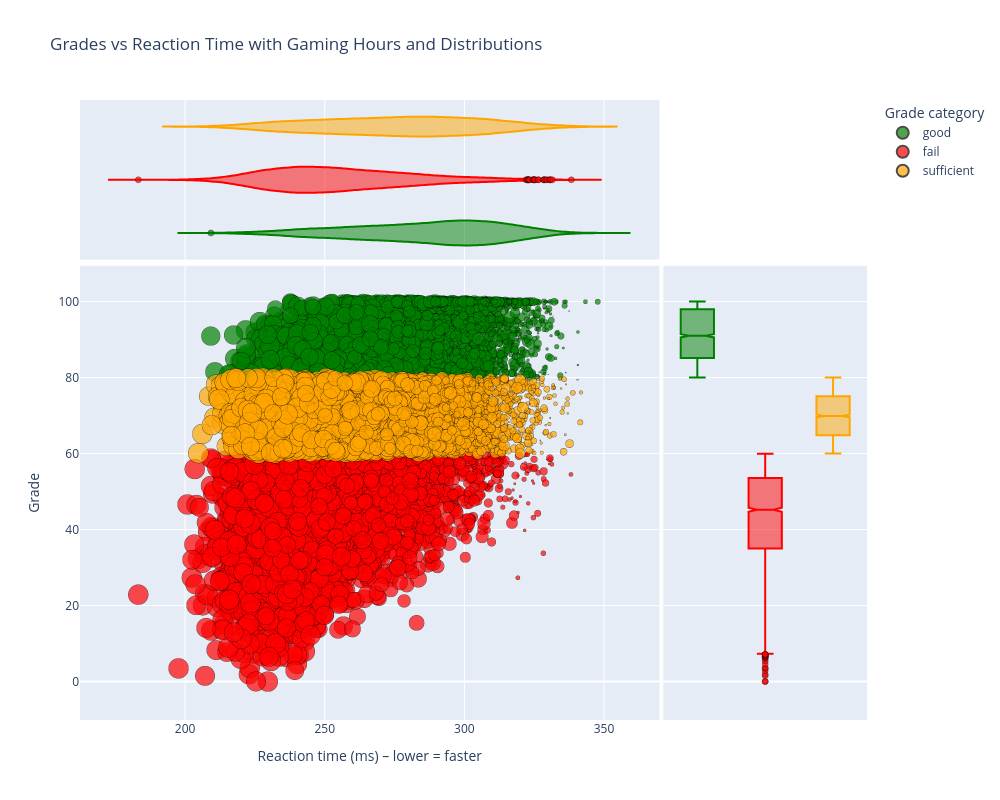

Here is the notebook cell this chart was saved with:
### Code cell
#| class: col-page-right

%run plots/gaming_response_time.ipynb

### Figure 1 — Plotly figure (JSON) as saved in the notebook; plotly's stock layout.template omitted (floating-point values rounded to 4 significant figures; data arrays with more than 128 entries replaced by an {"elided": "..."} marker saying what was removed)
{"data": [{"customdata": {"elided": "2317x3 mixed values"}, "hovertemplate": "Grade category =%{customdata[2]}<br>Reaction time (ms) =%{x}<br>Grade =%{y}<br>Gaming hours/week =%{customdata[0]}<br>Study hours/week =%{customdata[1]}<extra></extra>", "legendgroup": "good", "marker": {"color": "green", "line": {"color": "black", "width": 0.5}, "opacity": 0.7, "size": {"elided": "2317 float values"}, "sizemode": "area", "sizeref": 0.02, "symbol": "circle"}, "mode": "markers", "name": "good", "showlegend": true, "type": "scattergl", "x": {"elided": "2317 float values"}, "xaxis": "x", "y": {"elided": "2317 float values"}, "yaxis": "y"}, {"alignmentgroup": "True", "customdata": {"elided": "2317x3 mixed values"}, "hovertemplate": "Grade category =%{customdata[2]}<br>Reaction time (ms) =%{x}<br>Gaming hours/week =%{customdata[0]}<br>Study hours/week =%{customdata[1]}<extra></extra>", "legendgroup": "good", "marker": {"color": "green", "line": {"color": "black", "width": 0.5}, "opacity": 0.7, "symbol": "circle"}, "name": "good", "offsetgroup": "good", "scalegroup": "x", "showlegend": false, "type": "violin", "x": {"elided": "2317 float values"}, "xaxis": "x3", "yaxis": "y3"}, {"alignmentgroup": "True", "customdata": {"elided": "2317x3 mixed values"}, "hovertemplate": "Grade category =%{customdata[2]}<br>Grade =%{y}<br>Gaming hours/week =%{customdata[0]}<br>Study hours/week =%{customdata[1]}<extra></extra>", "legendgroup": "good", "marker": {"color": "green", "line": {"color": "black", "width": 0.5}, "opacity": 0.7, "symbol": "circle"}, "name": "good", "notched": true, "offsetgroup": "good", "showlegend": false, "type": "box", "xaxis": "x2", "y": {"elided": "2317 float values"}, "yaxis": "y2"}, {"customdata": {"elided": "3131x3 mixed values"}, "hovertemplate": "Grade category =%{customdata[2]}<br>Reaction time (ms) =%{x}<br>Grade =%{y}<br>Gaming hours/week =%{customdata[0]}<br>Study hours/week =%{customdata[1]}<extra></extra>", "legendgroup": "fail", "marker": {"color": "red", "line": {"color": "black", "width": 0.5}, "opacity": 0.7, "size": {"elided": "3131 float values"}, "sizemode": "area", "sizeref": 0.02, "symbol": "circle"}, "mode": "markers", "name": "fail", "showlegend": true, "type": "scattergl", "x": {"elided": "3131 float values"}, "xaxis": "x", "y": {"elided": "3131 float values"}, "yaxis": "y"}, {"alignmentgroup": "True", "customdata": {"elided": "3131x3 mixed values"}, "hovertemplate": "Grade category =%{customdata[2]}<br>Reaction time (ms) =%{x}<br>Gaming hours/week =%{customdata[0]}<br>Study hours/week =%{customdata[1]}<extra></extra>", "legendgroup": "fail", "marker": {"color": "red", "line": {"color": "black", "width": 0.5}, "opacity": 0.7, "symbol": "circle"}, "name": "fail", "offsetgroup": "fail", "scalegroup": "x", "showlegend": false, "type": "violin", "x": {"elided": "3131 float values"}, "xaxis": "x3", "yaxis": "y3"}, {"alignmentgroup": "True", "customdata": {"elided": "3131x3 mixed values"}, "hovertemplate": "Grade category =%{customdata[2]}<br>Grade =%{y}<br>Gaming hours/week =%{customdata[0]}<br>Study hours/week =%{customdata[1]}<extra></extra>", "legendgroup": "fail", "marker": {"color": "red", "line": {"color": "black", "width": 0.5}, "opacity": 0.7, "symbol": "circle"}, "name": "fail", "notched": true, "offsetgroup": "fail", "showlegend": false, "type": "box", "xaxis": "x2", "y": {"elided": "3131 float values"}, "yaxis": "y2"}, {"customdata": {"elided": "2418x3 mixed values"}, "hovertemplate": "Grade category =%{customdata[2]}<br>Reaction time (ms) =%{x}<br>Grade =%{y}<br>Gaming hours/week =%{customdata[0]}<br>Study hours/week =%{customdata[1]}<extra></extra>", "legendgroup": "sufficient", "marker": {"color": "orange", "line": {"color": "black", "width": 0.5}, "opacity": 0.7, "size": {"elided": "2418 float values"}, "sizemode": "area", "sizeref": 0.02, "symbol": "circle"}, "mode": "markers", "name": "sufficient", "showlegend": true, "type": "scattergl", "x": {"elided": "2418 float values"}, "xaxis": "x", "y": {"elided": "2418 float values"}, "yaxis": "y"}, {"alignmentgroup": "True", "customdata": {"elided": "2418x3 mixed values"}, "hovertemplate": "Grade category =%{customdata[2]}<br>Reaction time (ms) =%{x}<br>Gaming hours/week =%{customdata[0]}<br>Study hours/week =%{customdata[1]}<extra></extra>", "legendgroup": "sufficient", "marker": {"color": "orange", "line": {"color": "black", "width": 0.5}, "opacity": 0.7, "symbol": "circle"}, "name": "sufficient", "offsetgroup": "sufficient", "scalegroup": "x", "showlegend": false, "type": "violin", "x": {"elided": "2418 float values"}, "xaxis": "x3", "yaxis": "y3"}, {"alignmentgroup": "True", "customdata": {"elided": "2418x3 mixed values"}, "hovertemplate": "Grade category =%{customdata[2]}<br>Grade =%{y}<br>Gaming hours/week =%{customdata[0]}<br>Study hours/week =%{customdata[1]}<extra></extra>", "legendgroup": "sufficient", "marker": {"color": "orange", "line": {"color": "black", "width": 0.5}, "opacity": 0.7, "symbol": "circle"}, "name": "sufficient", "notched": true, "offsetgroup": "sufficient", "showlegend": false, "type": "box", "xaxis": "x2", "y": {"elided": "2418 float values"}, "yaxis": "y2"}], "layout": {"height": 800, "legend": {"itemsizing": "constant", "title": {"text": "Grade category"}, "tracegroupgap": 0}, "title": {"text": "Grades vs Reaction Time with Gaming Hours and Distributions"}, "width": 1000, "xaxis": {"anchor": "y", "domain": [0, 0.7363], "title": {"text": "Reaction time (ms) – lower = faster"}}, "xaxis2": {"anchor": "y2", "domain": [0.7413, 1], "matches": "x2", "showgrid": false, "showline": false, "showticklabels": false, "ticks": ""}, "xaxis3": {"anchor": "y3", "domain": [0, 0.7363], "matches": "x", "showgrid": true, "showticklabels": false}, "xaxis4": {"anchor": "y4", "domain": [0.7413, 1], "matches": "x2", "showgrid": false, "showline": false, "showticklabels": false, "ticks": ""}, "yaxis": {"anchor": "x", "domain": [0, 0.7326], "title": {"text": "Grade"}}, "yaxis2": {"anchor": "x2", "domain": [0, 0.7326], "matches": "y", "showgrid": true, "showticklabels": false}, "yaxis3": {"anchor": "x3", "domain": [0.7426, 1], "matches": "y3", "showgrid": false, "showline": false, "showticklabels": false, "ticks": ""}, "yaxis4": {"anchor": "x4", "domain": [0.7426, 1], "matches": "y3", "showgrid": true, "showline": false, "showticklabels": false, "ticks": ""}}}
